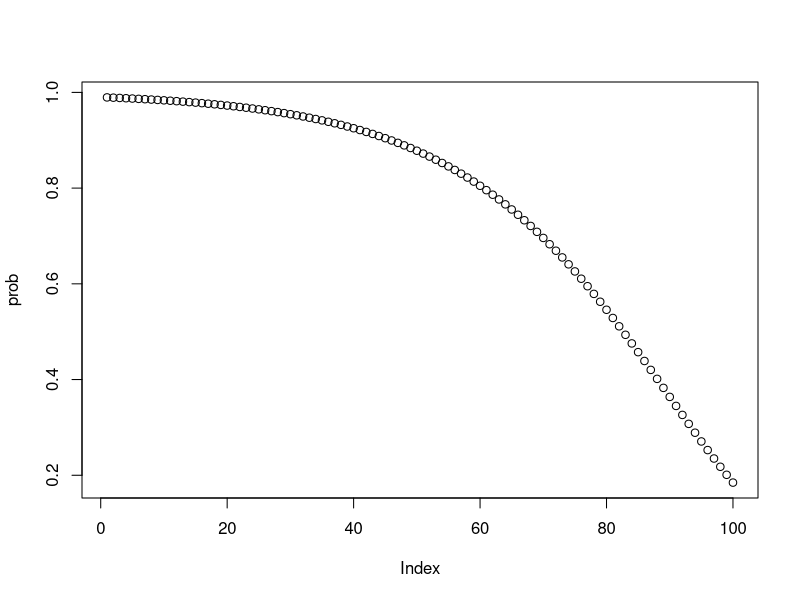

R code for this plot:
probabilityFunction <- function(temp){
    return (  (exp( -(10000)/temp )) )
}

getTemp <- function(temp){
    return (0.95*temp)
}

values <- c()
initTemp <- 1000000
for(i in 1:100)
{
    initTemp <- getTemp(initTemp)
    values <- c(values, initTemp)
}

prob <- c()
for(i in 1:100)
{
    prob <- c(prob, probabilityFunction(values[i]))
}

#print(values)
#print(prob)
plot(prob)